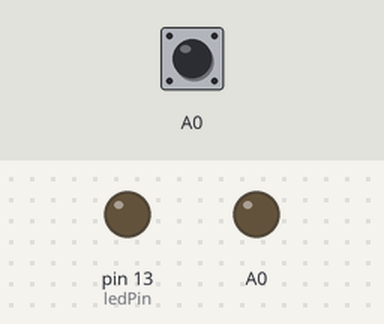
Recording of a sketch running on a simulated Arduino Uno, built with avr-gcc and run on an emulated ATmega328P. Parts: output pins drawn as LEDs (lit = HIGH). Inputs (shaded band) come from the test bench; at power-on: A0 LOW. What the sketch prints to the serial monitor is not drawn.

Above: at 1.2 s.
1.3 s: A0 pulsed HIGH 2 times (0.12 s each, 0.3 s apart)
At 1.58 s:
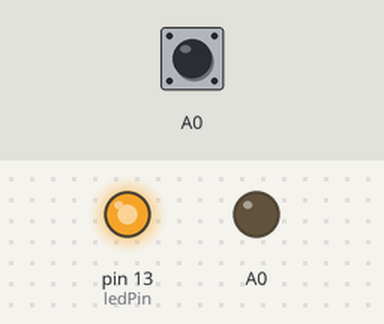
4.3 s: A0 driven HIGH
5.9 s: A0 pulsed LOW 5 times (0.12 s each, 0.3 s apart)
At 6.07 s:
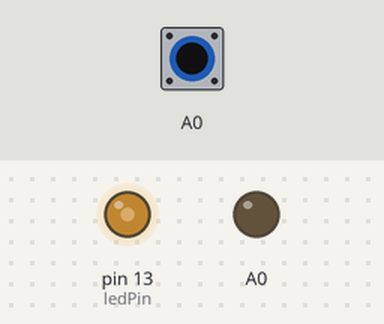
9.0 s: A0 driven LOW
Timing chart, 0 to 13.0 s (numbered marks = the images above; inputs shaded):
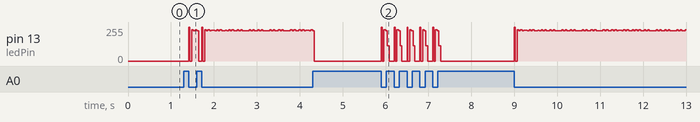

Measured:
- after the input at 5.9 s, pin 13 (ledPin): 0/255 → 255/255 at once, then repeats every 0.30 s: 0/255 0.04 s, 233/255 0.04 s, 226/255 0.04 s, 116/255 0.04 s, 0/255 0.12 s, 255/255 0.02 s

The sketch:

capval.ino
```cpp
int ledPin = 13;
int capval;
void setup()
{
  pinMode(ledPin, OUTPUT);
  Serial.begin(250000);
  Serial.println("Touch senser");
}

void loop ()
{
  digitalWrite(ledPin, LOW);
  capval = readCapacitivePin(A0);
  Serial.println(capval, DEC);
  if (capval > 5) {
    digitalWrite(ledPin, HIGH);
    delay(10);
  }
}

uint8_t readCapacitivePin(int pinToMeasure) {
  volatile uint8_t* port;
  volatile uint8_t* ddr;
  volatile uint8_t* pin;
  byte bitmask;
  port = portOutputRegister(digitalPinToPort(pinToMeasure));
  ddr = portModeRegister(digitalPinToPort(pinToMeasure));
  bitmask = digitalPinToBitMask(pinToMeasure);
  pin = portInputRegister(digitalPinToPort(pinToMeasure));
  *port &= ~(bitmask);
  *ddr |= bitmask;
  delay(1);
  *ddr &= ~(bitmask);
  *port |= bitmask;

  uint8_t cycles = 17;

  if (*pin & bitmask) cycles = 0;
  else if (*pin & bitmask) cycles = 1;
  else if (*pin & bitmask) cycles = 2;
  else if (*pin & bitmask) cycles = 3;
  else if (*pin & bitmask) cycles = 4;
  else if (*pin & bitmask) cycles = 5;
  else if (*pin & bitmask) cycles = 6;
  else if (*pin & bitmask) cycles = 7;
  else if (*pin & bitmask) cycles = 8;
  else if (*pin & bitmask) cycles = 9;
  else if (*pin & bitmask) cycles = 10;
  else if (*pin & bitmask) cycles = 11;
  else if (*pin & bitmask) cycles = 12;
  else if (*pin & bitmask) cycles = 13;
  else if (*pin & bitmask) cycles = 14;
  else if (*pin & bitmask) cycles = 15;
  else if (*pin & bitmask) cycles = 16;

  *port &= ~(bitmask);
  *ddr |= bitmask;
  return cycles;
}
```
